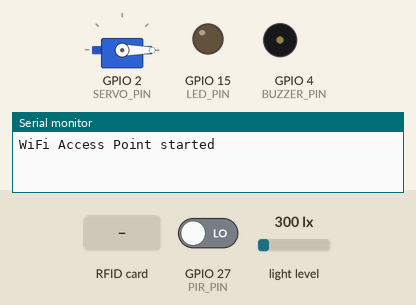
This sketch was run on a simulated ESP32. On the bench: servo, output pins drawn as LEDs (lit = HIGH), buzzer (waves = sounding, pin HIGH), the last lines printed to the serial monitor. The test bench sets the inputs (shaded band); at power-on: GPIO 27 (PIR_PIN) LOW, light level 300 lx.

Above: at 1.2 s.
1.3 s: GPIO 27 (PIR_PIN) driven HIGH
At 1.8 s:
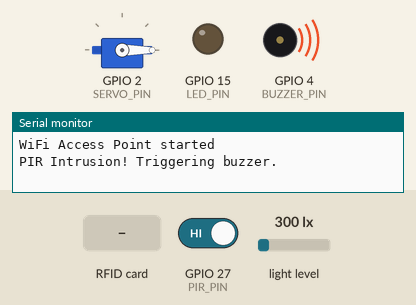
4.3 s: RFID card 43 BF AF F8 held to the reader
At 4.51 s:
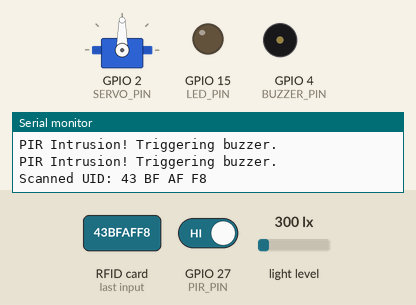
6.1 s: RFID card 5E 7A 19 C4 held to the reader
At 6.35 s:
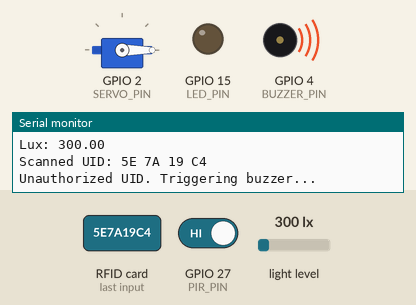
7.7 s: light level set to 161 lx
10.2 s: light level set to 135 lx
At 11.1 s:
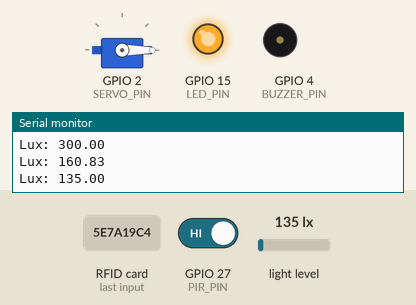
12.0 s: RFID card 43 BF AF F8 held to the reader
At 12.19 s:
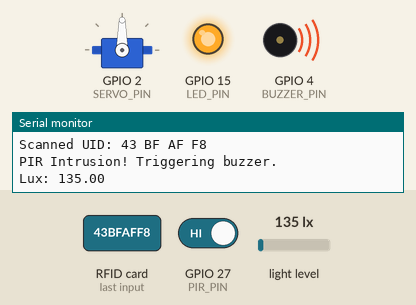
Timing chart, 0 to 16.0 s (numbered marks = the images above; inputs shaded):
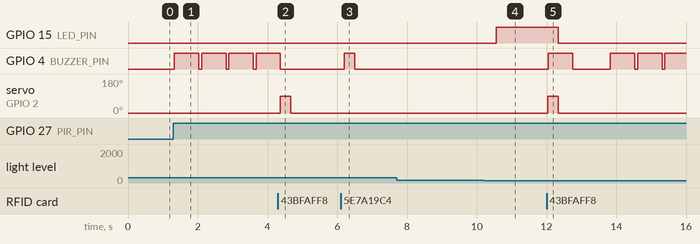

The sketch:

Web_interface_basic_all.ino.ino
```cpp
#include <WiFi.h>  // WiFi library for ESP32
#include <ESPAsyncWebServer.h>  // Asynchronous web server
#include <SPIFFS.h>  // SPI Flash File System for web content
#include <ArduinoJson.h>  // JSON library
#include <Wire.h>  // I2C communication
#include <BH1750.h>  // Light sensor
#include <MFRC522.h>  // RFID library
#include <SPI.h>  // SPI communication
#include <ESP32Servo.h>  // Servo motor control

#include "index.h"  // HTML content for web interface

// Pin definitions
#define LED_PIN 15
#define SERVO_PIN 2
#define SS_PIN 5
#define BUZZER_PIN 4
#define PIR_PIN 27
#define LUX_THRESHOLD 150

const char* ssid = "ESP32-SmartRoom";  // WiFi SSID
const char* password = nullptr;  // No password for open AP

AsyncWebServer server(80);  // Web server on port 80
BH1750 lightMeter;  // Light sensor object
MFRC522 rfid(SS_PIN, -1);  // RFID object with SS pin
Servo doorServo;  // Servo motor object

// State flags
bool personInside = false;
bool monitorLight = false;
bool intrusionAlert = false;
bool unauthAccess = false;
bool doorJustClosed = false;

TaskHandle_t lightTaskHandle;
TaskHandle_t pirTaskHandle;
SemaphoreHandle_t serialMutex;  // Mutex for serial logging (FreeRTOS concept)

String authorizedUID = "43 BF AF F8";  // Authorized RFID tag

void setup() {
  Serial.begin(115200);
  Wire.begin(21, 22);  // Initialize I2C on SDA=21, SCL=22

  pinMode(LED_PIN, OUTPUT);
  pinMode(BUZZER_PIN, OUTPUT);
  pinMode(PIR_PIN, INPUT);
  digitalWrite(LED_PIN, LOW);
  digitalWrite(BUZZER_PIN, LOW);

  doorServo.attach(SERVO_PIN);
  doorServo.write(0);  // Ensure door is initially closed

  lightMeter.begin();  // Initialize light sensor
  SPI.begin(18, 19, 23, SS_PIN);  // SPI for RFID
  rfid.PCD_Init();  // Init RFID reader

  serialMutex = xSemaphoreCreateMutex();  // Create a FreeRTOS mutex for safe serial access

  WiFi.softAP(ssid);  // Start WiFi access point
  log("WiFi Access Point started");

  // Serve main web page
  server.on("/", HTTP_GET, [](AsyncWebServerRequest *request){
    request->send_P(200, "text/html", MAIN_page);
  });

  // Serve room status JSON
  server.on("/status", HTTP_GET, [](AsyncWebServerRequest *request){
    DynamicJsonDocument doc(512);
    doc["personInside"] = personInside;
    doc["monitorLight"] = monitorLight;
    doc["intrusionAlert"] = intrusionAlert;
    doc["unauthAccess"] = unauthAccess;
    doc["roomMode"] = personInside ? "open" : "closed";

    String response;
    serializeJson(doc, response);
    request->send(200, "application/json", response);
  });

  // Toggle light monitor mode
  server.on("/toggle-light", HTTP_POST, [](AsyncWebServerRequest *request){
    monitorLight = !monitorLight;
    if (!monitorLight) digitalWrite(LED_PIN, LOW);
    request->send(200, "text/plain", "OK");
  });

  server.begin();  // Start web server

  // Create FreeRTOS tasks pinned to specific cores with priorities
  xTaskCreatePinnedToCore(RFIDMonitorTask, "RFID Task", 4096, nullptr, 2, nullptr, 1);  // High priority, Core 1
  xTaskCreatePinnedToCore(LightMonitorTask, "Light Task", 2048, nullptr, 1, &lightTaskHandle, 0);  // Core 0
  xTaskCreatePinnedToCore(PIRMonitorTask, "PIR Task", 2048, nullptr, 1, &pirTaskHandle, 0);  // Core 0
}

void loop() {}  // FreeRTOS tasks take over, no loop code needed

// RFID Monitoring Task: runs continuously in its own thread
void RFIDMonitorTask(void *pvParameters) {
  for (;;) {
    if (rfid.PICC_IsNewCardPresent() && rfid.PICC_ReadCardSerial()) {
      String uid = getUID();
      log("Scanned UID: " + uid);

      if (uid == authorizedUID) {
        personInside = !personInside;
        unauthAccess = false;

        doorServo.write(90);  // Open door
        vTaskDelay(pdMS_TO_TICKS(300));  // FreeRTOS delay to allow other tasks
        doorServo.write(0);  // Close door

        monitorLight = personInside;  // Start/stop light monitoring
        if (!monitorLight) {
          digitalWrite(LED_PIN, LOW);
          doorJustClosed = true;
        }

      } else {
        log("Unauthorized UID. Triggering buzzer...");
        unauthAccess = true;
        digitalWrite(BUZZER_PIN, HIGH);
        vTaskDelay(pdMS_TO_TICKS(300));
        digitalWrite(BUZZER_PIN, LOW);
      }

      rfid.PICC_HaltA();
      rfid.PCD_StopCrypto1();
      vTaskDelay(pdMS_TO_TICKS(300));
    }
    vTaskDelay(pdMS_TO_TICKS(80));  // Short delay to yield control
  }
}

// Light Monitoring Task: runs independently using FreeRTOS
void LightMonitorTask(void *pvParameters) {
  for (;;) {
    if (monitorLight) {
      float lux = lightMeter.readLightLevel();
      log("Lux: " + String(lux));
      digitalWrite(LED_PIN, lux < LUX_THRESHOLD ? HIGH : LOW);
    }
    vTaskDelay(pdMS_TO_TICKS(1500));  // Periodic check with non-blocking delay
  }
}

// PIR Motion Detection Task: independent detection task
void PIRMonitorTask(void *pvParameters) {
  for (;;) {
    if (doorJustClosed) {
      vTaskDelay(pdMS_TO_TICKS(1000));  // Wait before activating PIR to prevent false triggers
      doorJustClosed = false;
    }

    if (!personInside && digitalRead(PIR_PIN) == HIGH) {
      log("PIR Intrusion! Triggering buzzer.");
      intrusionAlert = true;
      digitalWrite(BUZZER_PIN, HIGH);
      vTaskDelay(pdMS_TO_TICKS(700));
      digitalWrite(BUZZER_PIN, LOW);
    } else {
      intrusionAlert = false;
    }
    vTaskDelay(pdMS_TO_TICKS(80));
  }
}

// Get UID from RFID tag as uppercase string
String getUID() {
  String uid = "";
  for (byte i = 0; i < rfid.uid.size; i++) {
    if (rfid.uid.uidByte[i] < 0x10) uid += "0";
    uid += String(rfid.uid.uidByte[i], HEX);
    if (i < rfid.uid.size - 1) uid += " ";
  }
  uid.toUpperCase();
  return uid;
}

// Thread-safe logging using FreeRTOS mutex
void log(String message) {
  if (xSemaphoreTake(serialMutex, portMAX_DELAY)) {
    Serial.println(message);
    xSemaphoreGive(serialMutex);
  }
}
```

index.h
```cpp
#ifndef WEB_INTERFACE_H
#define WEB_INTERFACE_H

const char MAIN_page[] PROGMEM = R"rawliteral(
<!DOCTYPE html><html><head><title>ESP32 Smart Room</title><meta name="viewport" content="width=device-width, initial-scale=1"/><style>body{font-family:Arial;background:#f0f0f0;padding:20px}h1{color:#333}.status{padding:10px;background:white;margin:10px 0;border-radius:5px}button{padding:10px 20px;font-size:16px;border:none;background:#2196F3;color:white;border-radius:5px;cursor:pointer}button:hover{background:#0b7dda}</style></head><body><h1>ESP32 Smart Room Dashboard</h1><div class="status" id="roomStatus">Room Status: --</div><div class="status" id="personStatus">Person Inside: --</div><div class="status" id="monitorStatus">Light Monitoring: --</div><div class="status" id="intrusionStatus">Intrusion Alert: --</div><div class="status" id="unauthStatus">Unauthorized Access: --</div><button onclick="toggleLight()">Toggle Light Monitoring</button><script>let intrusionAlerted=false;function showNotification(t,m){if(Notification.permission==="granted"){new Notification(t,{body:m,icon:""})}}function requestNotificationPermission(){if("Notification"in window&&Notification.permission!=="granted"){Notification.requestPermission().then(p=>{if(p==="granted"){console.log("Notifications enabled")}})}}function fetchStatus(){fetch("/status").then(r=>r.json()).then(d=>{document.getElementById("roomStatus").innerText="Room Mode: "+d.roomMode;document.getElementById("personStatus").innerText="Person Inside: "+d.personInside;document.getElementById("monitorStatus").innerText="Light Monitoring: "+d.monitorLight;document.getElementById("intrusionStatus").innerText="Intrusion Alert: "+d.intrusionAlert;document.getElementById("unauthStatus").innerText="Unauthorized Access: "+d.unauthAccess;if(d.intrusionAlert==="YES"&&!intrusionAlerted){intrusionAlerted=true;showNotification("🚨 Intrusion Detected!","Movement detected inside the room.");}else if(d.intrusionAlert!=="YES"){intrusionAlerted=false}}).catch(e=>console.log("Fetch error:",e))}function toggleLight(){fetch("/toggle-light",{method:"POST"}).then(()=>fetchStatus())}window.onload=()=>{requestNotificationPermission();fetchStatus();setInterval(fetchStatus,2000)};</script></body></html>
)rawliteral";

#endif
```

Measured:
- the behaviour switches between 150 and 149 lx on light level (found by bisection; images 3 and 4)
- after the input at 1.3 s, GPIO 4 (BUZZER_PIN): alternates HIGH for 0.70 s and LOW for 0.08 s, starting at once
- after the input at 4.3 s, GPIO 4 (BUZZER_PIN): goes on until 4.4 s, then stays LOW; servo on GPIO 2 (SERVO_PIN): 0° → 90° after 0.06 s, → 0° 0.30 s later
- after the input at 6.1 s, GPIO 4 (BUZZER_PIN): LOW → HIGH after 0.10 s, → LOW 0.30 s later
- after the input at 10.2 s, GPIO 15 (LED_PIN): LOW → HIGH after 0.35 s
- after the input at 12.0 s, GPIO 15 (LED_PIN): HIGH → LOW after 0.34 s; GPIO 4 (BUZZER_PIN): goes HIGH 0.70 s, LOW 1.1 s, HIGH 0.70 s, LOW 0.08 s, HIGH 0.70 s, LOW 0.08 s, then HIGH, starting after 0.05 s; servo on GPIO 2 (SERVO_PIN): 0° → 90° at once, → 0° 0.30 s later
